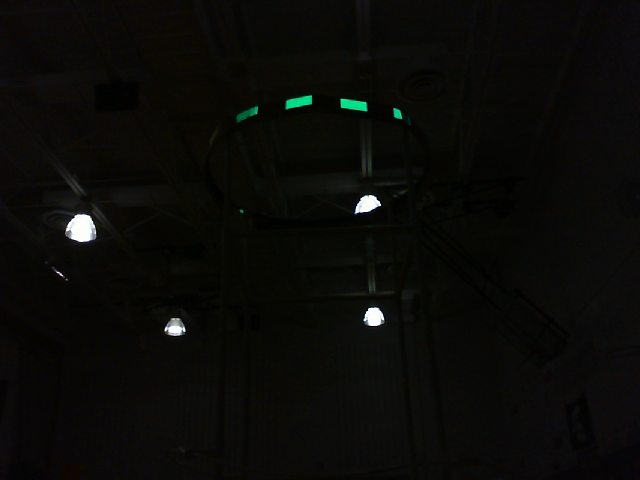
#> input picture vision/util/output.png, 640 x 480 px
$ python light_mask_test.py
#> lines starting #> are read from the running program, lines starting #| are printed output that depends on the picture; after the words box and inside, x2 and y2 are one past the last pixel; in counts of white or black regions, pixels touching at a corner belong together
from tkinter import W
import cv2
import numpy as np


img = cv2.imread('output.png')
#> img is the input picture: shape (480, 640, 3); mean B, G, R 7.8, 10.8, 10.6
img = cv2.cvtColor(img, cv2.COLOR_BGR2HLS)
#> img: shape (480, 640, 3); mean of channels 0, 1, 2 46.6, 9.7, 89

l = (10,50,150)
u = (255,255,255)

mask = cv2.inRange(img, l, u)
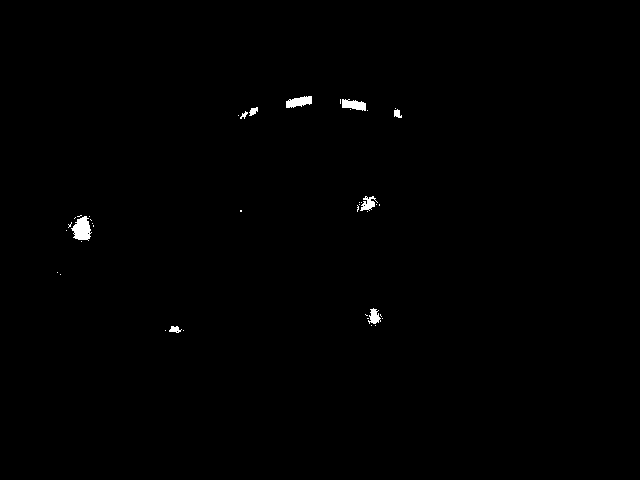
#> mask: shape (480, 640); 0.41% white; 41 white regions (32 under 20 px), largest, box (x1, y1, x2, y2) and area: (71, 216, 92, 241) 336, (286, 96, 312, 108) 214, (342, 99, 366, 111) 199
erode = cv2.erode(mask, None, iterations=1)
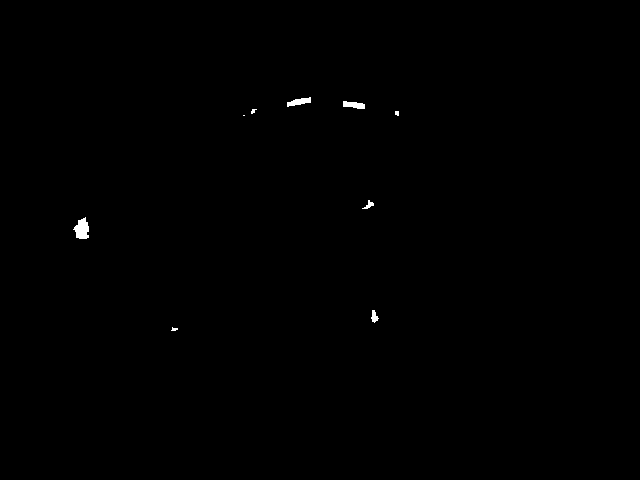
#> erode: shape (480, 640); 0.21% white; 9 white regions (4 under 20 px), largest, box (x1, y1, x2, y2) and area: (73, 217, 89, 239) 235, (287, 97, 311, 107) 132, (343, 101, 365, 109) 124, (371, 310, 379, 323) 60, (362, 200, 374, 209) 46
# dilate = cv2.dilate(erode, None, iterations=3)


cv2.imshow('frame', erode)
cv2.waitKey()
